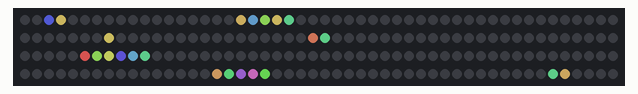
The sketch below on a simulated ESP8266 (NodeMCU). On the bench: 200 RGB LEDs in strip order, left to right, continuing on the next row. Dim RGB values are drawn brighter than linear; random numbers use the default seed unless the sketch sets one.

Above: at 0.45 s.
At 5.34 s:
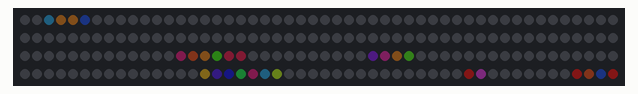
At 10.31 s:
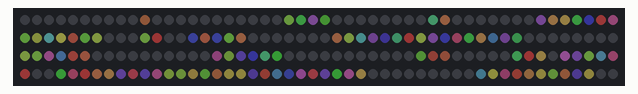
At 20.17 s:
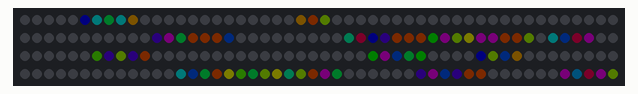
At 30.2 s:
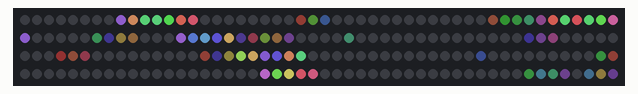
At 39.86 s:
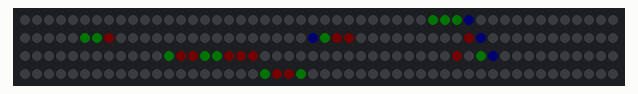

The sketch:

Clouds.ino
```cpp
#include <FastLED.h>

// params - saturation, speed,

#define LED_PIN  D4

#define COLOR_ORDER RGB
#define CHIPSET     WS2811

#define NUM_LEDS 200

CRGB leds[NUM_LEDS];      //naming our LED array

void setup() {
  FastLED.addLeds<CHIPSET, LED_PIN, COLOR_ORDER>(leds, NUM_LEDS).setCorrection(TypicalSMD5050);
  FastLED.setBrightness(255);
}

void loop() {
  addGlitter();
  fadeToBlackBy(leds, NUM_LEDS, 70);
  FastLED.delay(40);

}

void addGlitter() {
  // clusters of leds, souce of
  if (random(0, 20) == 0) {
    for (int i = 0; i < random(1, NUM_LEDS); i++) {
      int r = random16(NUM_LEDS);
      for (int j = 0; j < random(1, 15); j++) {
        if ((r + j) <  NUM_LEDS) {
          leds[(r + j)] = CHSV(random(0, 255), 100, 255);
        }
      }
    }
  }
}
```
